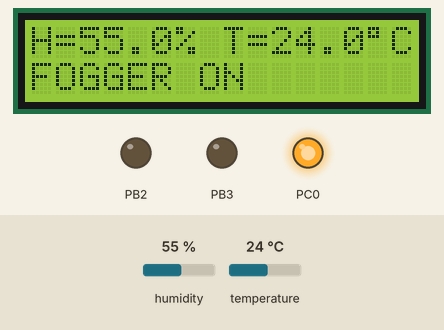
Simulated run of this program. Board: ATmega32, built with avr-gcc and emulated at 1 MHz. On the bench: 16×2 character LCD, output pins drawn as LEDs (lit = HIGH). Wiring (inferred from the names in the program): DHT11 sensor: data PD6; character LCD (HD44780): RS PB0; E PB1; data PB4, PB5, PB6, PB7. Inputs (shaded band) come from the test bench; at power-on: humidity 55 %, temperature 24 °C. Pins used as bus, display or sensor lines are not drawn.

Above: at 1.7 s.
1.8 s: humidity set to 74 %
At 3.4 s:
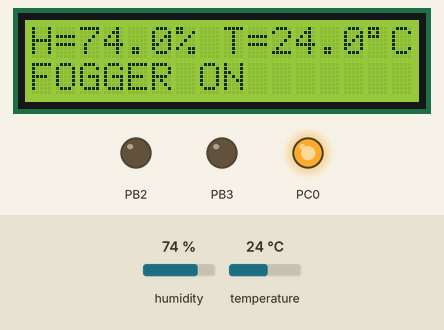
3.8 s: humidity set to 78 %
At 5.2 s:
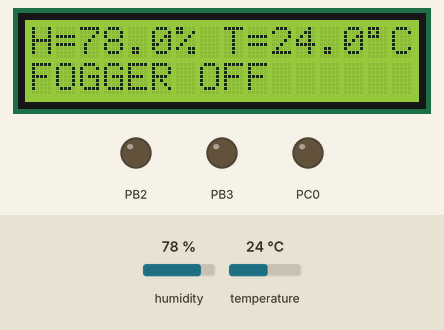
6.3 s: temperature set to 12 °C
At 6.8 s:
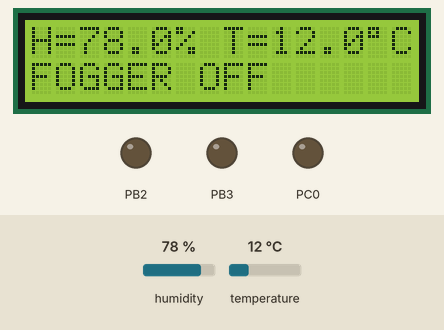
7.9 s: temperature set to 19 °C
At 9.7 s:
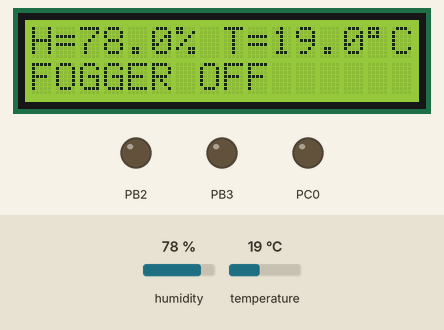
Timing chart, 0 to 10.9 s (numbered marks = the images above; inputs shaded):
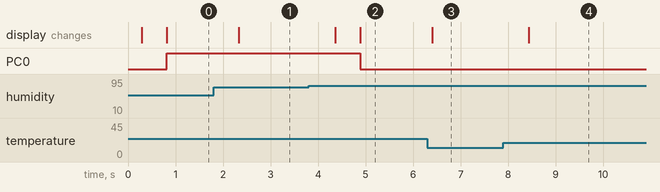

The program:

main.c
```c
/*
 * dht11_sensor1.c
 *
 * Created: 12/14/2021 5:21:56 AM
 * Author : janit
 */

/*
 * humi_sensor1.c
 *
 * Created: 12/3/2021 10:58:35 AM
 * Author : janit
 */
#ifndef F_CPU
#define F_CPU 1000000UL // 1 MHz clock speed
#endif

#include <avr/io.h>
#include <stdlib.h>
#include <stdio.h>
#include "LCD16x2_4bit.h"
#define DHT11_PIN 6
uint8_t c=0,I_RH,D_RH,I_Temp,D_Temp,CheckSum;
#include "LCD16x2_4bit.h"
void lcdcommand(unsigned char cmnd)
{
	LCD_DPRT = (LCD_DPRT & 0x0f)|(cmnd & 0xf0);		/* SEND COMMAND TO DATA PORT */
	LCD_DPRT &= ~ (1<<LCD_RS);						/* RS = 0 FOR COMMAND */
	LCD_DPRT |= (1<<LCD_EN);						/* EN = 1 FOR H TO L PULSE */
	_delay_us(1);									/* WAIT FOR MAKE ENABLE WIDE */
	LCD_DPRT &= ~(1<<LCD_EN);						/* EN = 0 FOR H TO L PULSE */
	_delay_us(100);									/* WAIT FOR MAKE ENABLE WIDE */

	LCD_DPRT = (LCD_DPRT & 0x0f)|(cmnd << 4);		/* SEND COMMAND TO DATA PORT */
	LCD_DPRT |= (1<<LCD_EN);						/* EN = 1 FOR H TO L PULSE */
	_delay_us(1);									/* WAIT FOR MAKE ENABLE WIDE */
	LCD_DPRT &= ~(1<<LCD_EN);						/* EN = 0 FOR H TO L PULSE */
	_delay_ms(2);									/* WAIT FOR MAKE ENABLE WIDE */
}

void lcddata(unsigned char data)
{
	LCD_DPRT = (LCD_DPRT & 0x0f)|(data & 0xf0);		/* SEND DATA TO DATA PORT */
	LCD_DPRT |= (1<<LCD_RS);						/* MAKE RS = 1 FOR DATA */
	LCD_DPRT |= (1<<LCD_EN);						/* EN=0 FOR H TO L PULSE */
	_delay_us(1);									/* WAIT FOR MAKE ENABLE WIDE */


	LCD_DPRT &= ~(1<<LCD_EN);						/* EN = 0 FOR H TO L PULSE */
	_delay_us(100);									/* WAIT FOR MAKE ENABLE WIDE */

	LCD_DPRT = (LCD_DPRT & 0x0f)|(data << 4);		/*  */
	LCD_DPRT |= (1<<LCD_EN);						/* EN=0 FOR H TO L PULSE*/
	_delay_us(1);									/* WAIT FOR MAKE ENABLE WIDE*/
	LCD_DPRT &= ~(1<<LCD_EN);						/* EN = 0 FOR H TO L PULSE*/
	_delay_ms(2);									/* WAIT FOR MAKE ENABLE WIDE*/
}

void lcdinit()
{
	LCD_DDDR = 0xFF;
	_delay_ms(200);									/* WAIT FOR SOME TIME */
	lcdcommand(0x33);
	lcdcommand(0x32);								/* SEND $32 FOR INIT OT 0X02 */
	lcdcommand(0x28);								/* INIT. LCD 2 LINE, 5 X 7 MATRIX */
	lcdcommand(0x0C);								/* DISPLAY ON CURSOR ON */
	lcdcommand(0x01);								/* LCD CLEAR */
	_delay_ms(2);
	lcdcommand(0x82);								/* SHIFT CURSOR TO WRITE */
}

void lcd_gotoxy(unsigned char x, unsigned char y)
{
	unsigned char firstcharadd[]={0x80, 0xC0};
	lcdcommand(firstcharadd[y] + x);
}

void lcd_print(char *str)
{
	unsigned char i=0;
	while (str[i] |= 0)
	{
		lcddata(str[i]);
		i++;
	}
}

void lcd_clear()
{
	lcdcommand(0x01);
	_delay_ms(2);
}
void Request()						/* Microcontroller send start pulse or request */
{
	DDRD |= (1<<DHT11_PIN);
	PORTD &= ~(1<<DHT11_PIN);		/* set to low pin */
	_delay_ms(20);					/* wait for 20ms */
	PORTD |= (1<<DHT11_PIN);		/* set to high pin */
}

void Response()						/* receive response from DHT11 */
{
	DDRD &= ~(1<<DHT11_PIN);
	while(PIND & (1<<DHT11_PIN));
	while((PIND & (1<<DHT11_PIN))==0);
	while(PIND & (1<<DHT11_PIN));
}

uint8_t Receive_data()							/* receive data */
{
	for (int q=0; q<8; q++)
	{
		while((PIND & (1<<DHT11_PIN)) == 0);	/* check received bit 0 or 1 */
		_delay_us(30);
		if(PIND & (1<<DHT11_PIN))				/* if high pulse is greater than 30ms */
		c = (c<<1)|(0x01);						/* then its logic HIGH */
		else									/* otherwise its logic LOW */
		c = (c<<1);
		while(PIND & (1<<DHT11_PIN));
	}
	return c;
}

int main(void)
{
	char data[5];
	DDRC |= 1 << PINC0;
	lcdinit();					/* initialize LCD */
	lcd_clear();				/* clear LCD */
	lcd_gotoxy(0,0);			/* enter column and row position */
	lcd_print("H=");
	lcd_gotoxy(8,0);
	lcd_print("T= ");

	while(1)
	{
		Request();				/* send start pulse */
		Response();				/* receive response */
		I_RH=Receive_data();	/* store first eight bit in I_RH */
		D_RH=Receive_data();	/* store next eight bit in D_RH */
		I_Temp=Receive_data();	/* store next eight bit in I_Temp */
		D_Temp=Receive_data();	/* store next eight bit in D_Temp */
		CheckSum=Receive_data();/* store next eight bit in CheckSum */

		if ((I_RH + D_RH + I_Temp + D_Temp) != CheckSum)
		{
			lcd_gotoxy(0,0);
			lcd_print("Error");
		}

		else
		{
			itoa(I_RH,data,10);
			lcd_gotoxy(2,0);
			lcd_print(data);
			lcd_print(".");

			itoa(D_RH,data,10);
			lcd_print(data);
			lcd_print("%");

			itoa(I_Temp,data,10);
			lcd_gotoxy(10,0);
			lcd_print(data);
			lcd_print(".");

			itoa(D_Temp,data,10);
			lcd_print(data);
			lcddata(0xDF);
			lcd_print("C ");

			/*itoa(CheckSum,data,10);
			lcd_print(data);
			lcd_print(" ");*/
		}

		_delay_ms(500);


		if ((I_RH + D_RH ) <=75)
		{

			lcd_gotoxy(0,1);
			lcd_print("FOGGER ON ");
			PORTC |= 1 << PINC0;

		}

		else
		{
			lcd_gotoxy(0,1);
			lcd_print("FOGGER OFF");
			PORTC &= ~(1 << PINC0);


		}
		_delay_ms(100);

	}
}
```

LCD16x2_4bit.h
```c
#ifndef LCD16X2_4BIT_H_
#define LCD16X2_4BIT_H_

#include <avr/io.h>
#include <util/delay.h>

#define LCD_DPRT PORTB
#define LCD_DDDR DDRB
#define LCD_RS 0
#define LCD_EN 1

void lcdcommand(unsigned char cmnd);
void lcddata(unsigned char data);
void lcdinit();
void lcd_gotoxy(unsigned char x, unsigned char y);
void lcd_print(char *str);
void lcd_clear();

#endif /* LCD16X2_4BIT_H_ */
```

Measured:
- the behaviour switches between 75 and 76 % on humidity (found by bisection; images 1 and 2)
- after the input at 1.8 s, the display: changes after 0.53 s (image 1)
- after the input at 3.8 s, PC0: HIGH → LOW after 1.1 s; the display: first changes after 0.56 s (image 2 shows a later state)
- after the input at 6.3 s, the display: changes after 0.10 s (image 3)
- after the input at 7.9 s, the display: changes after 0.54 s (image 4)
